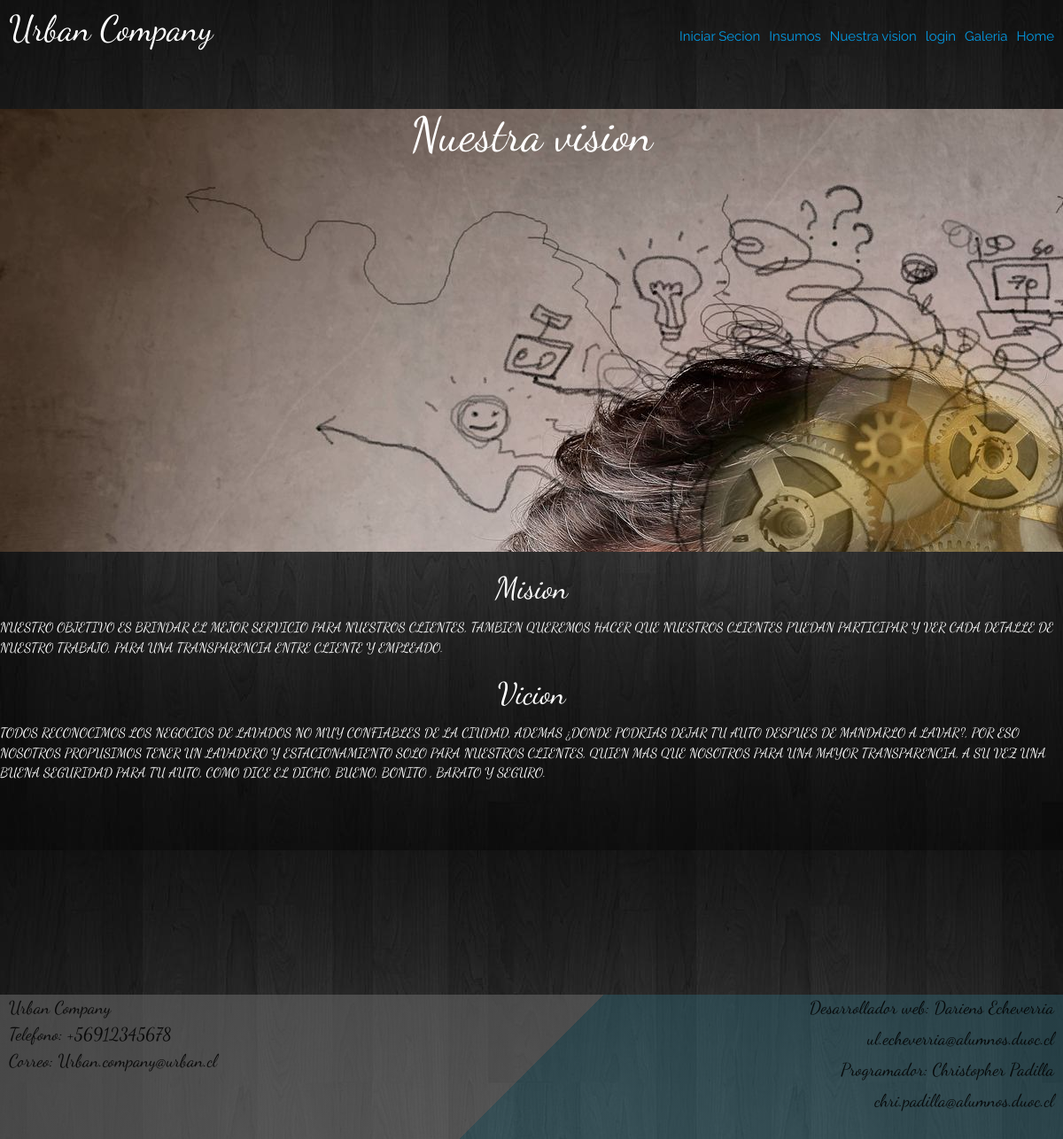
Page /vicion/ on the committed database.
### misCar/models.py (models this page shows)
class mision(models.Model):
    nombre= models.CharField(max_length=20,primary_key=True)
    descripcion= models.CharField(max_length=400)

### misCar/views.py (the view)
# urls.py: path('vicion/', vicion , name='vicion'),
def vicion(request):
    mis =mision.objects.all()
    return render(request,'web/vicion.html',{'lista_mision':mis}
    )

### misCar/templates/web/vicion.html
{% extends 'web/base.html'%}
{% load static %}
{% block contenido %}
<Section class="Vicion">
    <h2>Nuestra vision</h2>
</Section>
<section class="Info">
    <p>{% for item in lista_mision %}
    <h4>{{item.nombre}}</h4>
    <p>
        {{item.descripcion}}
    </p>
    {% endfor %}
</section>
{% endblock %}

### misCar/templates/web/base.html (shortened to what this page needs)
<!DOCTYPE html>
<html lang="es">
<head>
   {% load static %}
    <link rel="stylesheet" href="https://cdnjs.cloudflare.com/ajax/libs/materialize/1.0.0/css/materialize.min.css">
    <link rel="stylesheet" href="{% static 'core/CSS/EstiloIndex.css' %}">
    <link rel="stylesheet" href="{% static 'core/CSS/CabeceraPiesPagina.css' %}">
    <link rel="stylesheet" href="{%static 'core/dist/css/lightbox.css'%}">
    <link rel="stylesheet" href="{%static 'core/CSS/estilos.css'%}">
    <link rel="stylesheet" href="{%static 'core/CSS/estilo2.css'%}">
</head>
<body>
    <div class="Head" >
        <div class="Cabecera">
        <h1 class="titulo" >Urban Company</h1>
        </div>
        <div class="Cabecera2">
            <ol>
                <li class="menu" > <a href="{% url 'index' %} " class="nav-link"> Home </a> </li>
                <li class="menu"> <a href="{% url 'galeria' %} "> Galeria </a></li>
                <li class="menu"> <a href="{% url 'registroUsuario' %}"> login </a></li>
                <li class="menu"><a href="{% url 'vicion' %}">Nuestra vision</a></li>
                <li class="menu"><a href="{% url 'insumo' %}">Insumos</a></li>
                {%if user.is_authenticated%}
                    <li class="menu"><a href="{% url 'logout' %}">Cerrar Secion</a></li>
                    <li class="menu"><a href="">Bienvenido: {{user.username}}</a></li>
                {%else%}
                    <li class="menu" ><a href="{%url 'login' %}">Iniciar Secion</a></li>
                {% endif %}
            </ol>
        </div>
    </div>
    <div class="Nav">
        {% block contenido %}
        {% endblock %}
    </div>
    <div class="Pie" >
        <div class="Contactos">
            <div>Urban Company</div>
            <div>Telefono: +56912345678</div>
            <div>Correo: Urban.company@urban.cl</div>
        </div>
        <div class="Creadores">
            <div>Desarrollador web: Dariens Echeverria</div>
            <div>ul.echeverria@alumnos.duoc.cl</div>
            <div>Programador: Christopher Padilla</div>
            <div>chri.padilla@alumnos.duoc.cl</div>
        </div>
    </div>
</body>
</html>

### misCar/static/core/CSS/EstiloIndex.css (style rules this page uses)
@media screen and (min-width:750px) { body { min-height: 100vh; width: auto; background-image: url('../Imagenes/new-fondo1lateral.jpg' ); font-family: 'Raleway', sans-serif; height: 1250px; } }
@media screen and (min-width:750px) { .titulo { font-size: 40px; font-family: 'Dancing Script', cursive; margin-bottom: 40px; color: #fff; } }
@media screen and (min-width:750px) { .menu { float: right; margin: 30px 10px 0px 0px; color: lavender; background: transparent; } }
@media screen and (min-width:750px) { .Nav { height: 80%; width: auto; float: center; font-family: 'Dancing Script', cursive; color: white; } }

### misCar/static/core/CSS/CabeceraPiesPagina.css (style rules this page uses)
.Head { height: 7%; width: 100%; float: center; }
.Cabecera { width: 50%; float: left; height: 100%; margin: 0px; }
.Cabecera2 { width: 50%; background: transparent; float: right; }
.Cabecera2 li { text-decoration: none; display: block; }
.Cabecera h1 { height: 30%; background-position: center; text-orientation: initial; margin: 10px 10px; }
@media screen and (min-width:750px) { .Pie { height: 13%; margin: auto; background-image: linear-gradient(-45deg, #30616e7e 50%, #6464649a 50%); font-family: 'Dancing Script', cursive; font-size: 20px; } }
@media screen and (min-width:750px) { .Contactos { width: 50%; float: left; height: 100%; } }
@media screen and (min-width:750px) { .Contactos div { margin: 0px 0px 0px 10px; } }
@media screen and (min-width:750px) { .Creadores { width: 50%; float: left; height: 100%; } }
@media screen and (min-width:750px) { .Creadores div { text-align: right; position: relative; margin: 0px 10px 5px 0px; } }

### misCar/static/core/CSS/estilos.css (style rules this page uses)
* { margin: 0; padding: 0; box-sizing: border-box; }
@media screen and (min-width:1024px) and (max-width:2000px) { .Vicion { height: 50%; background-image: url('../Imagenes/mente.jpg ' ); } }
@media screen and (min-width:1024px) and (max-width:2000px) { .Vicion h2 { text-align: center; } }
@media screen and (min-width:1024px) and (max-width:2000px) { .Info { width: auto; height: 50%; } }
@media screen and (min-width:1024px) and (max-width:2000px) { .Info { text-align: center; } }
@media screen and (min-width:1024px) and (max-width:2000px) { .Info p { text-transform: uppercase; font-family: 30px; text-align: left; } }

### rows in the picture
mision: nombre "Mision", descripcion "NUESTRO OBJETIVO ES BRINDAR EL MEJOR SERVICIO PARA NUESTROS CLIENTES, TAMBIEN QUEREMOS HACER QUE NUESTROS CLIENTES PUEDAN PARTICIPAR Y VER CADA DETALLE DE NUESTRO TRABAJO, PARA UNA TRANSPARENCIA ENTRE CLIENTE Y EMPLEADO."
mision: nombre "Vicion", descripcion "TODOS RECONOCIMOS LOS NEGOCIOS DE LAVADOS NO MUY CONFIABLES DE LA CIUDAD, ADEMAS ¿DONDE PODRIAS DEJAR TU AUTO DESPUES DE MANDARLO A LAVAR?, POR ESO NOSOTROS PROPUSIMOS TENER UN LAVADERO Y ESTACIONAMIENTO SOLO PARA NUESTROS CLIENTES, QUIEN MAS QUE NOSOTROS PARA UNA MAYOR TRANSPARENCIA, A SU VEZ UNA BUENA SEGURIDAD PARA TU AUTO, COMO DICE EL DICHO, BUENO, BONITO , BARATO Y SEGURO."
